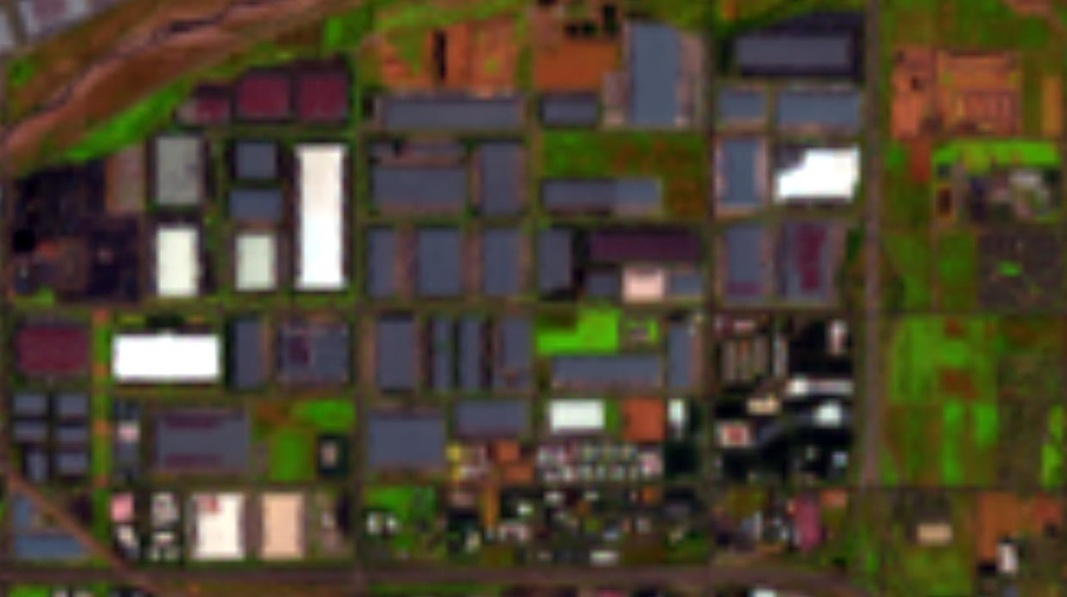
#> input picture Image_recognition/operative.jpg, 1067 x 597 px, shrunk from 1234 x 690 before the run
$ python color_corection.py
#> lines starting #> are read from the running program, lines starting #| are printed output that depends on the picture
#> in main, input_image is the input picture: shape (597, 1067, 3); mean B, G, R 48.4, 67.7, 77
import numpy as np

def apply_color_correction(image):
    # Фільтрація кольорів
    color_filtered = cv2.bilateralFilter(image, 9, 75, 75)  # Фільтр Білатеральний
    # Зміна яскравості та контрасту
    brightness = 50
    contrast = 1.5
    bright_contrast = cv2.convertScaleAbs(color_filtered, alpha=contrast, beta=brightness)
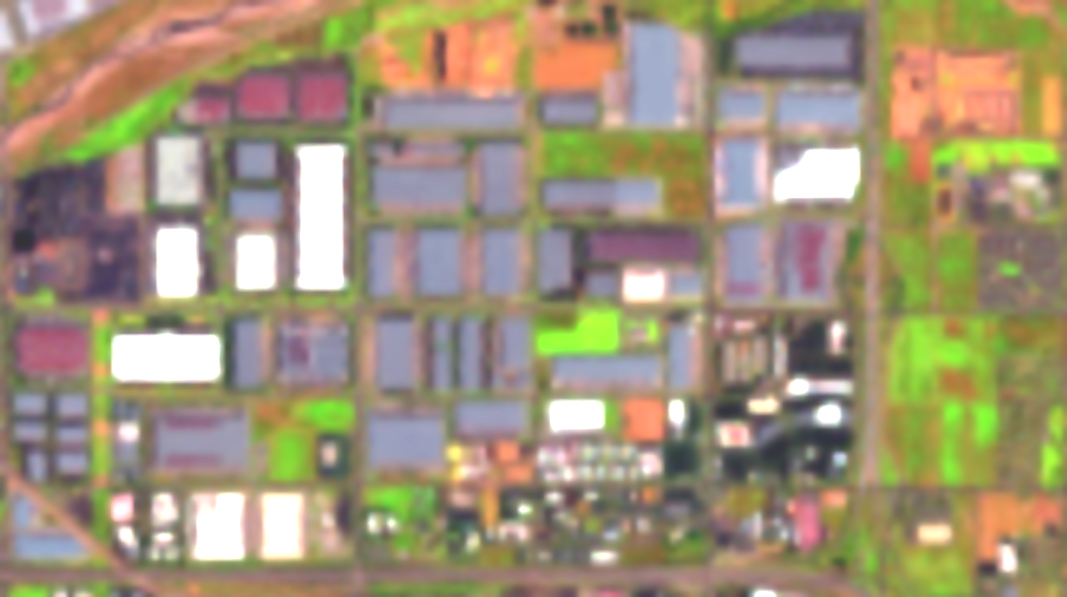
#> bright_contrast: shape (597, 1067, 3); mean B, G, R 118.4, 146.7, 160
    # Зміна чіткості зображення
    kernel_sharpening = np.array([[-1,-1,-1],
                                  [-1, 9,-1],
                                  [-1,-1,-1]])
    sharpness = cv2.filter2D(bright_contrast, -1, kernel_sharpening)
    # Збільшення чіткості зображення
    sharpened = cv2.addWeighted(sharpness, 1.5, cv2.GaussianBlur(sharpness, (0,0), 10), -0.5, 0)
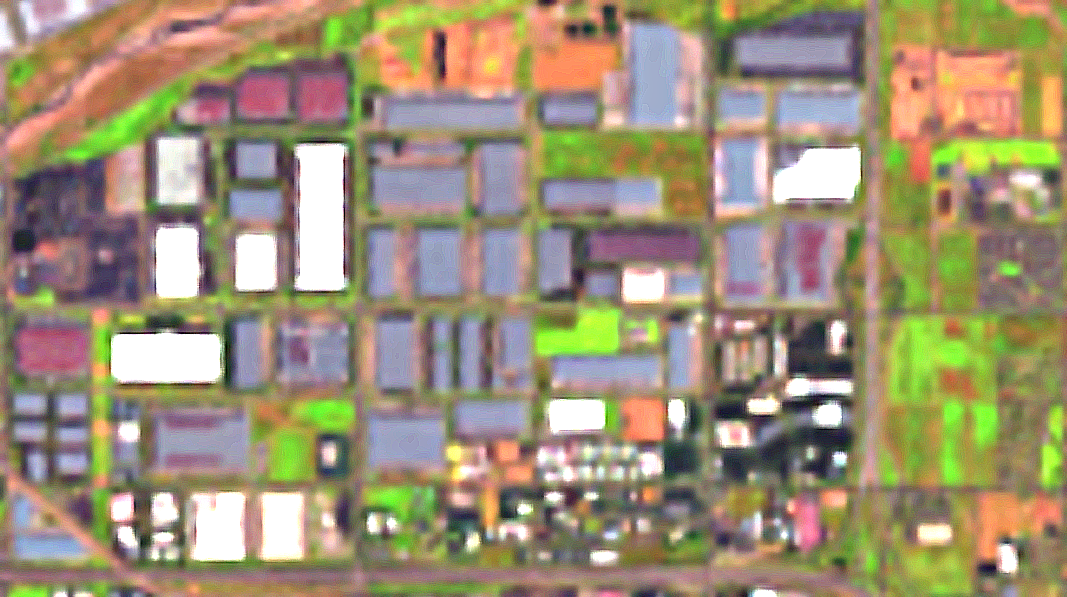
#> sharpened: shape (597, 1067, 3); mean B, G, R 117.3, 145.4, 158.5
    # Додавання додаткового параметру sharpness
    sharpness = cv2.addWeighted(sharpened, 1.5, sharpness, -0.5, 0)
    # Додавання більше чіткості
    enhanced_sharpness = cv2.addWeighted(sharpness, 2, cv2.GaussianBlur(sharpness, (0,0), 10), -1, 0)
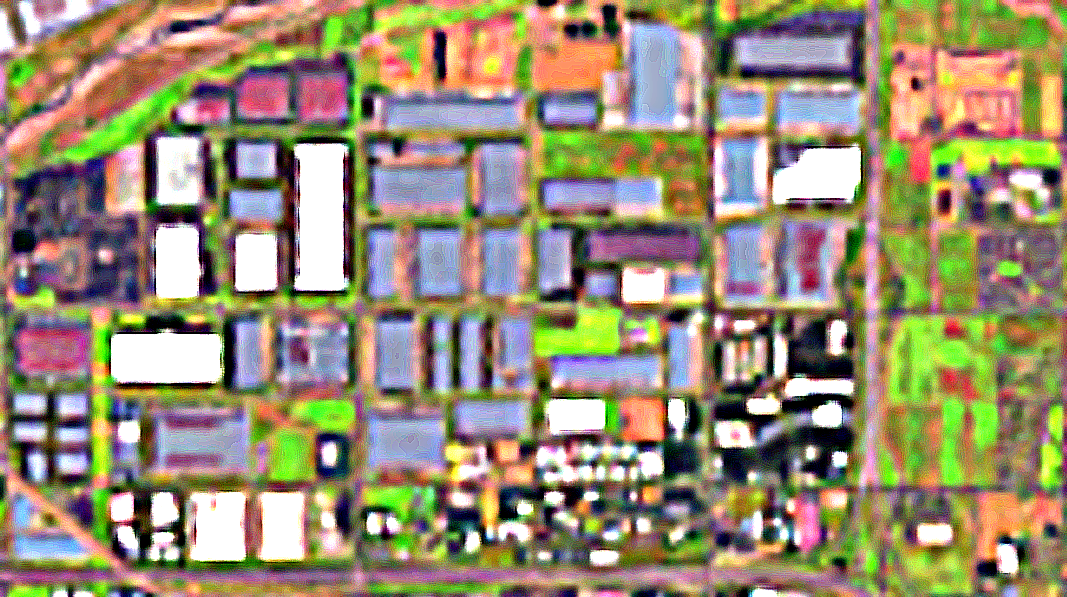
#> enhanced_sharpness: shape (597, 1067, 3); mean B, G, R 114.1, 141.8, 153.8

    return enhanced_sharpness

import cv2

def enhance_image_quality(image_path):
    # Завантаження зображення
#> called with image_path = 'hight_picture.jpg'
    image = cv2.imread(image_path)
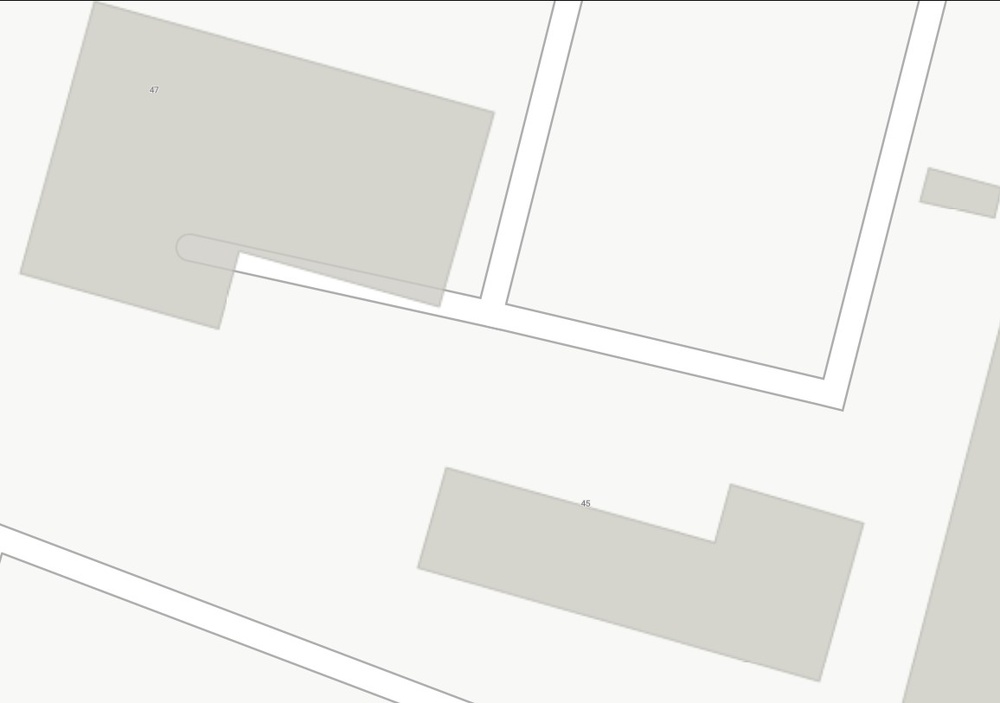
#> input picture Image_recognition/hight_picture.jpg, 1000 x 703 px, shrunk from 1156 x 813 before the run
#> image is the input picture: shape (703, 1000, 3); mean B, G, R 235.1, 238.4, 238.4

    # Фільтрація шуму за допомогою медіанного фільтру
    image = cv2.medianBlur(image, 5)

    # Перетворення зображення на відтінки сірого
    gray_image = cv2.cvtColor(image, cv2.COLOR_BGR2GRAY)

    # Підвищення чіткості за допомогою алгоритму утворення гістограми рівня яскравості
    enhanced_image = cv2.equalizeHist(gray_image)
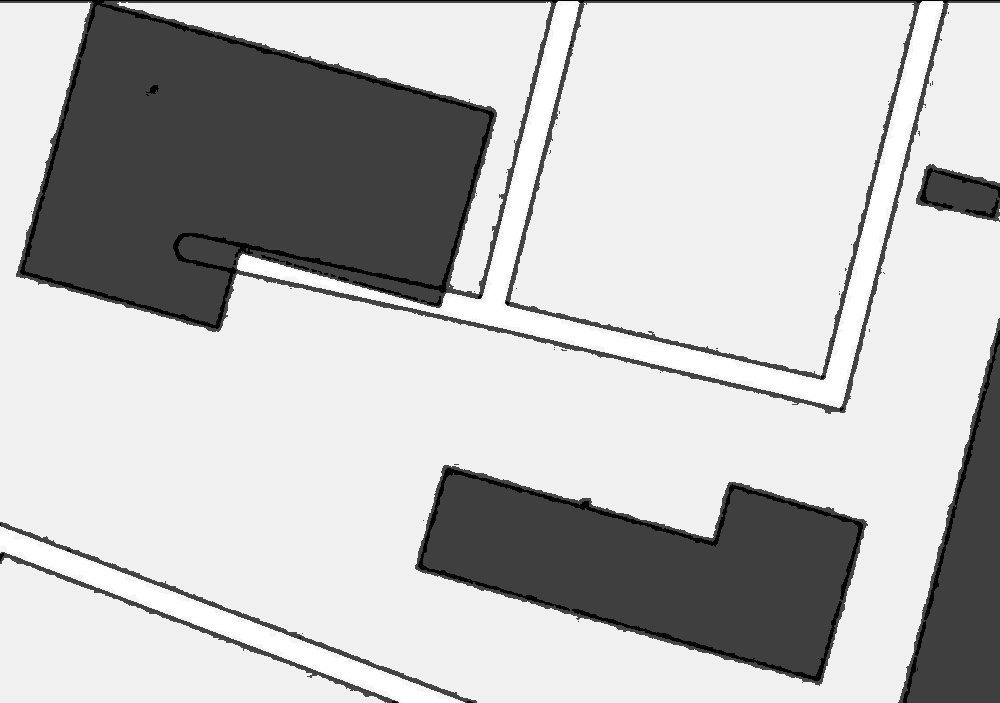
#> enhanced_image: shape (703, 1000); min 0, max 255, mean 189

    return enhanced_image

def main():
    input_image_path = 'operative.jpg'  # Шлях до вхідного зображення
    output_image_path = 'output_image.jpg'  # Шлях до вихідного зображення
    output_image_path2 = 'output_image1.jpg'  # Шлях до вихідного зображення

    # Зчитуємо вхідне зображення
    input_image = cv2.imread(input_image_path)

    # Застосовуємо кольорову корекцію
    corrected_image = apply_color_correction(input_image)
    black_white_img = enhance_image_quality('hight_picture.jpg')

    cv2.imwrite(output_image_path2, black_white_img)
    cv2.imwrite(output_image_path, corrected_image)

    print("Результат збережено в", output_image_path)

if __name__ == "__main__":
    main()
